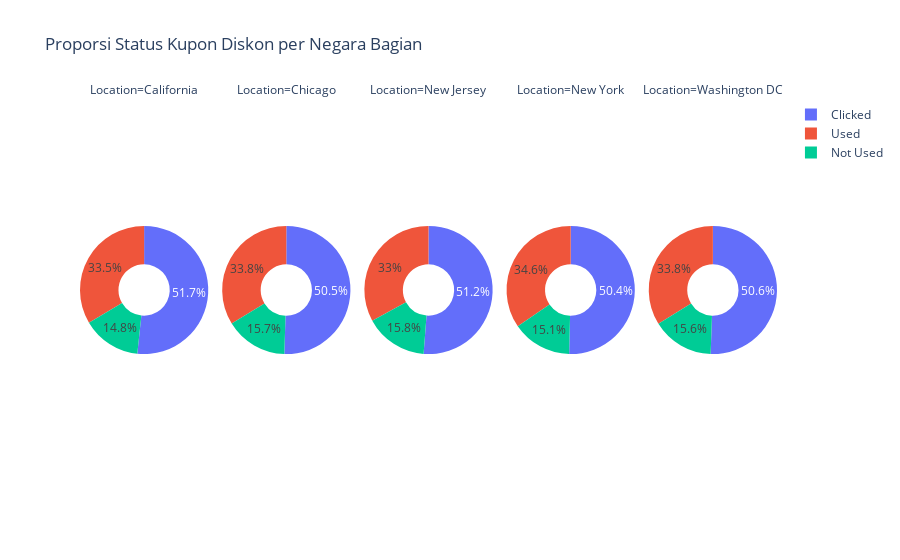

Notebook code for this chart:
### Markdown cell above
### **Discount Data Distribution** ###

### Code cell
#Discount Data
dsc_df = clean_sales_df.groupby(['Location','Coupon_Status']
).size().reset_index(name ='count')
print(dsc_df)

#labels 
fig = px.pie(
    dsc_df,
    names='Coupon_Status',
    values='count',
    facet_col='Location',
    title='Proporsi Status Kupon Diskon per Negara Bagian',
    hole=0.4 )
fig.show()

### Figure 1 — Plotly figure (JSON) as saved in the notebook; plotly's stock layout.template omitted (floating-point values rounded to 4 significant figures)
{"data": [{"domain": {"x": [0, 0.184], "y": [0, 1]}, "hole": 0.4, "hovertemplate": "Location=California<br>Coupon_Status=%{label}<br>count=%{value}<extra></extra>", "labels": ["Clicked", "Not Used", "Used"], "legendgroup": "", "name": "", "showlegend": true, "type": "pie", "values": [8152, 2331, 5285]}, {"domain": {"x": [0.204, 0.388], "y": [0, 1]}, "hole": 0.4, "hovertemplate": "Location=Chicago<br>Coupon_Status=%{label}<br>count=%{value}<extra></extra>", "labels": ["Clicked", "Not Used", "Used"], "legendgroup": "", "name": "", "showlegend": true, "type": "pie", "values": [9156, 2853, 6126]}, {"domain": {"x": [0.408, 0.592], "y": [0, 1]}, "hole": 0.4, "hovertemplate": "Location=New Jersey<br>Coupon_Status=%{label}<br>count=%{value}<extra></extra>", "labels": ["Clicked", "Not Used", "Used"], "legendgroup": "", "name": "", "showlegend": true, "type": "pie", "values": [2265, 699, 1458]}, {"domain": {"x": [0.612, 0.796], "y": [0, 1]}, "hole": 0.4, "hovertemplate": "Location=New York<br>Coupon_Status=%{label}<br>count=%{value}<extra></extra>", "labels": ["Clicked", "Not Used", "Used"], "legendgroup": "", "name": "", "showlegend": true, "type": "pie", "values": [5529, 1652, 3792]}, {"domain": {"x": [0.816, 1], "y": [0, 1]}, "hole": 0.4, "hovertemplate": "Location=Washington DC<br>Coupon_Status=%{label}<br>count=%{value}<extra></extra>", "labels": ["Clicked", "Not Used", "Used"], "legendgroup": "", "name": "", "showlegend": true, "type": "pie", "values": [1371, 423, 918]}], "layout": {"annotations": [{"font": {}, "showarrow": false, "text": "Location=California", "x": 0.092, "xanchor": "center", "xref": "paper", "y": 1, "yanchor": "bottom", "yref": "paper"}, {"font": {}, "showarrow": false, "text": "Location=Chicago", "x": 0.296, "xanchor": "center", "xref": "paper", "y": 1, "yanchor": "bottom", "yref": "paper"}, {"font": {}, "showarrow": false, "text": "Location=New Jersey", "x": 0.5, "xanchor": "center", "xref": "paper", "y": 1, "yanchor": "bottom", "yref": "paper"}, {"font": {}, "showarrow": false, "text": "Location=New York", "x": 0.704, "xanchor": "center", "xref": "paper", "y": 1, "yanchor": "bottom", "yref": "paper"}, {"font": {}, "showarrow": false, "text": "Location=Washington DC", "x": 0.908, "xanchor": "center", "xref": "paper", "y": 1, "yanchor": "bottom", "yref": "paper"}], "legend": {"tracegroupgap": 0}, "title": {"text": "Proporsi Status Kupon Diskon per Negara Bagian"}}}
